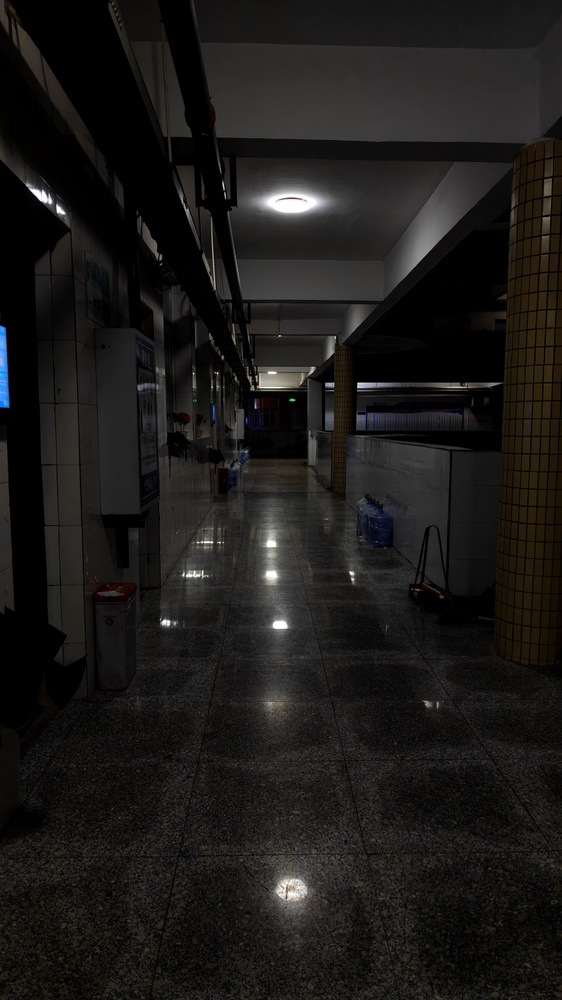
#> input picture 2026Fall/Lab2_Histogram/data/photo01.jpg, 562 x 1000 px, shrunk from 2304 x 4096 before the run
$ python lab2_hist_eq.py
#> lines starting #> are read from the running program, lines starting #| are printed output that depends on the picture
import cv2
import numpy as np
import matplotlib.pyplot as plt

img = cv2.imread("../data/photo01.jpg", 0)
#> img: shape (1000, 562); min 0, max 255, mean 26.6

# --- 任务3：统计原图直方图 ---
hist = cv2.calcHist([img], [0], None, [256], [0, 256])
#> hist = 256 values, max 70116 at index 0, min 7 at index 245, mean 2195.3

# --- 任务4：手写直方图均衡化 ---
# 计算累积分布函数 (CDF)
cdf = hist.ravel().cumsum()
#> cdf = 256 values from 70116 to 562000
# 归一化映射到 0-255 范围
cdf = (cdf - cdf.min()) * 255 / (cdf.max() - cdf.min())
#> cdf = 256 values from 0 to 255
# 查表映射生成新图
manual = cdf[img].astype(np.uint8)
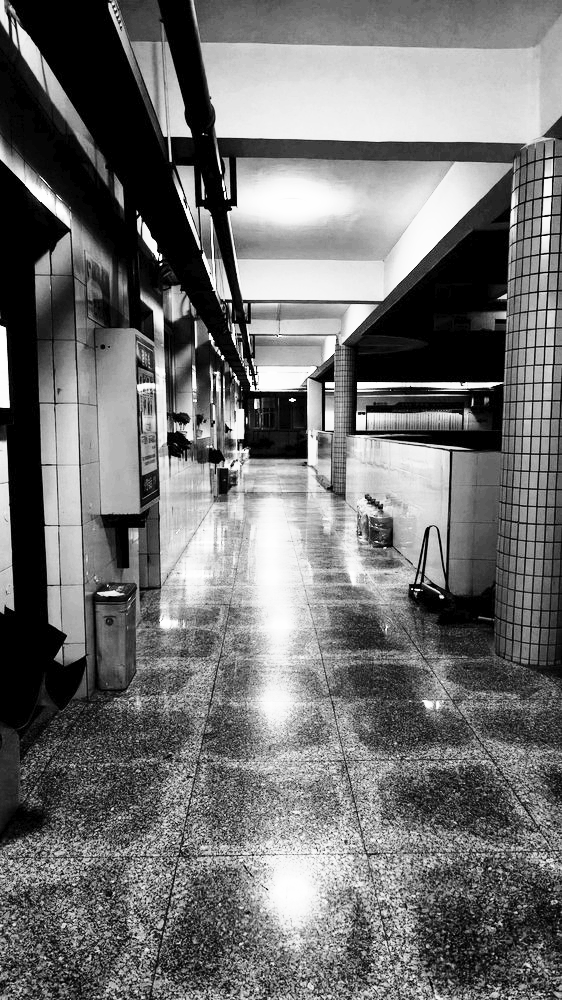
#> manual: shape (1000, 562); min 0, max 254, mean 113.1

# --- 任务4：调用 API 对比 ---
apiv = cv2.equalizeHist(img)

# 验证差异
diff = np.abs(manual.astype(int) - apiv.astype(int))
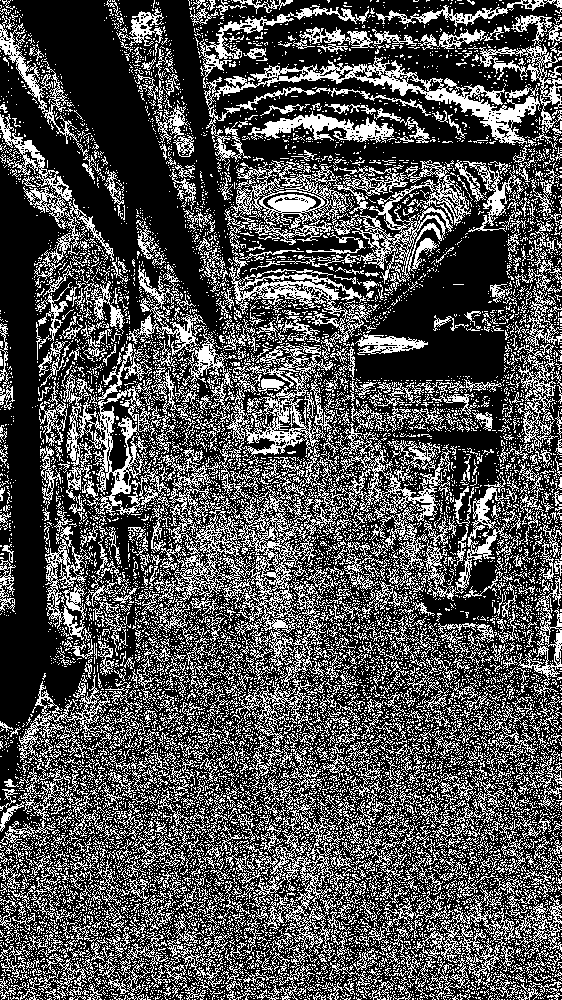
#> diff: shape (1000, 562) int64; values 0 (black) and 1 (white), 31.9% white in thin lines or dots
print("最大差异:", diff.max(), " 差异像素占比:", (diff > 1).mean())
#| 最大差异: 1  差异像素占比: 0.0
# print(f"最大差异: {diff.max()}")
# print(f"差异像素占比: {(diff > 1).mean():.4f}")

# 保存对比图
combined = np.hstack((img, manual, apiv))
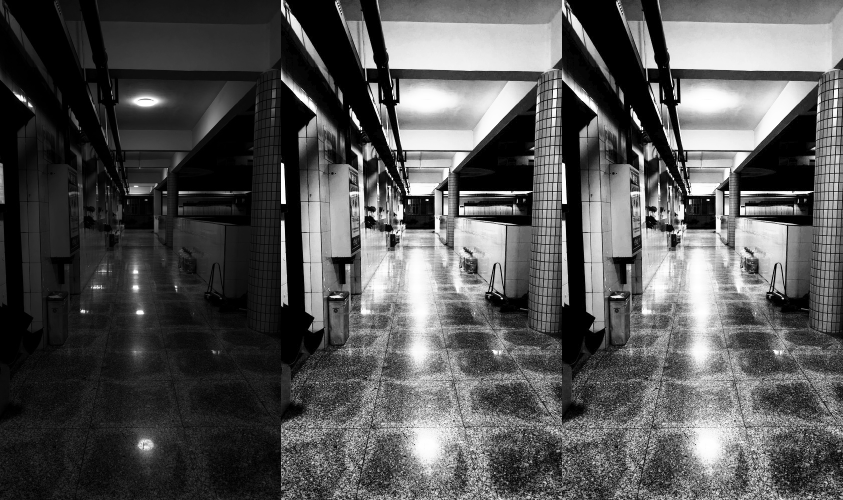
#> combined: shape (1000, 1686) (shown at 1/2 size); min 0, max 255, mean 84.4
cv2.imwrite("../results/l2_eq_compare.jpg", combined)

# 绘制直方图对比
plt.figure(figsize=(10, 4))
plt.subplot(121)
plt.plot(hist)
# plt.plot(hist, color='blue')
plt.title("Histogram")

hist_eq = cv2.calcHist([manual], [0], None, [256], [0, 256]).ravel()
#> hist_eq = 256 values, max 70116 at index 0, min 0 at index 1, mean 2195.3
plt.subplot(122)
plt.plot(hist_eq, color='red')
plt.title("Equalized Histogram")
plt.savefig("../results/l2_hist.png")
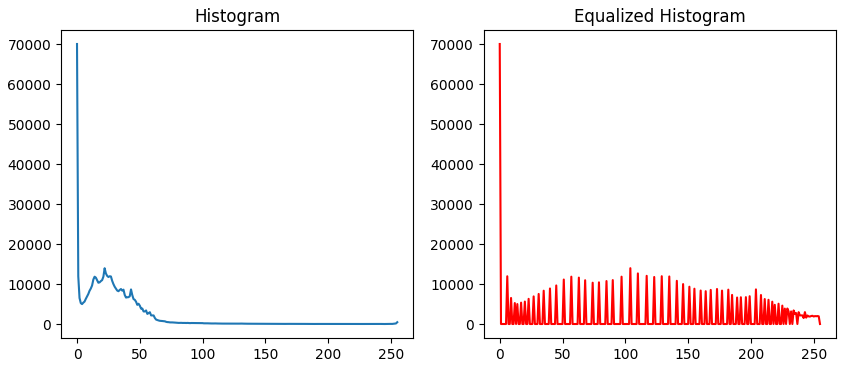
#> figure drawn by matplotlib, 2 panels; panel 1: curve peaks at x = 0, y = 70116; panel 2: curve peaks at x = 0, y = 70116
plt.show()

$ run again, with 2026Fall/Lab2_Histogram/data/photo02.jpg copied over 2026Fall/Lab2_Histogram/data/photo01.jpg
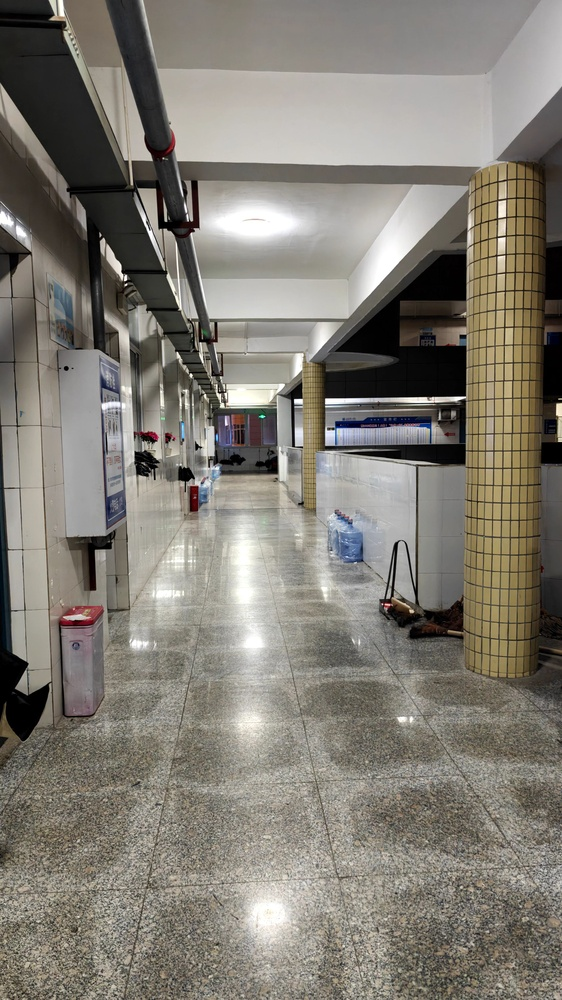
#> input picture 2026Fall/Lab2_Histogram/data/photo02.jpg, 562 x 1000 px, shrunk from 2304 x 4096 before the run
#> hist = 256 values, max 5735 at index 136, min 210 at index 246, mean 2195.3
#> `cdf = hist.ravel().cumsum()`: cdf = 256 values from 4187 to 562000
#> `cdf = (cdf - cdf.min()) * 255 / (cdf.max() - cdf.min())`: cdf = 256 values from 0 to 255
#> `diff = np.abs(manual.astype(int) - apiv.astype(int))`:
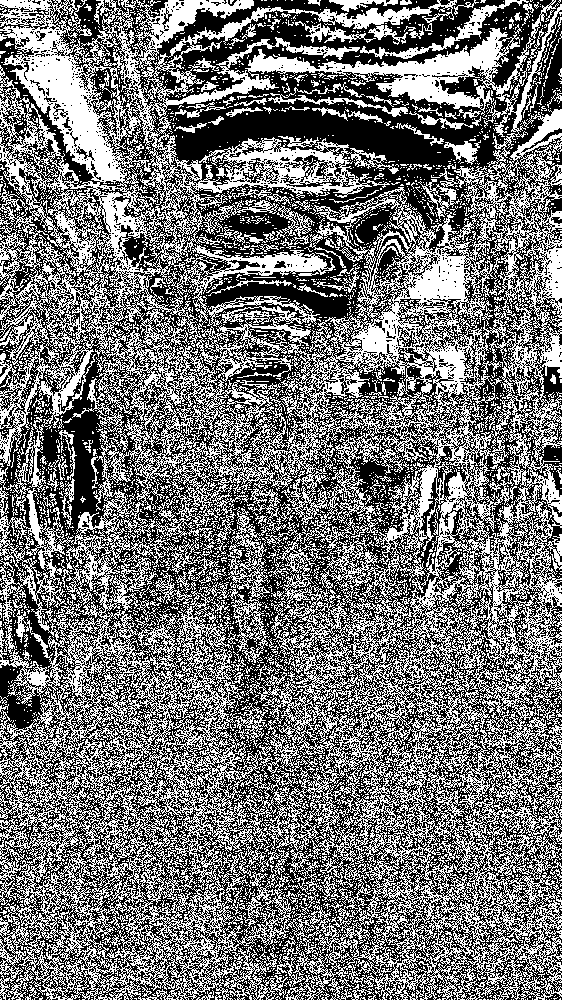
#> diff: shape (1000, 562) int64; values 0 (black) and 1 (white), 46% white in thin lines or dots
#| 最大差异: 1  差异像素占比: 0.0
#> hist_eq = 256 values, max 5735 at index 136, min 0 at index 56, mean 2195.3
#> `plt.savefig("../results/l2_hist.png")`:
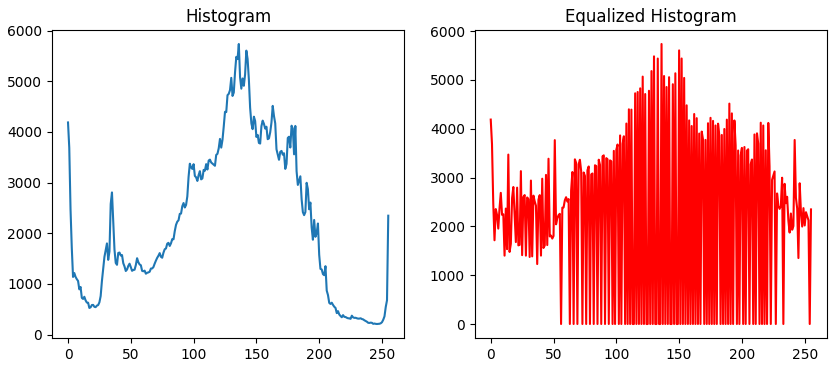
#> figure drawn by matplotlib, 2 panels; panel 1: curve peaks at x = 136, y = 5735; panel 2: curve peaks at x = 136, y = 5735
